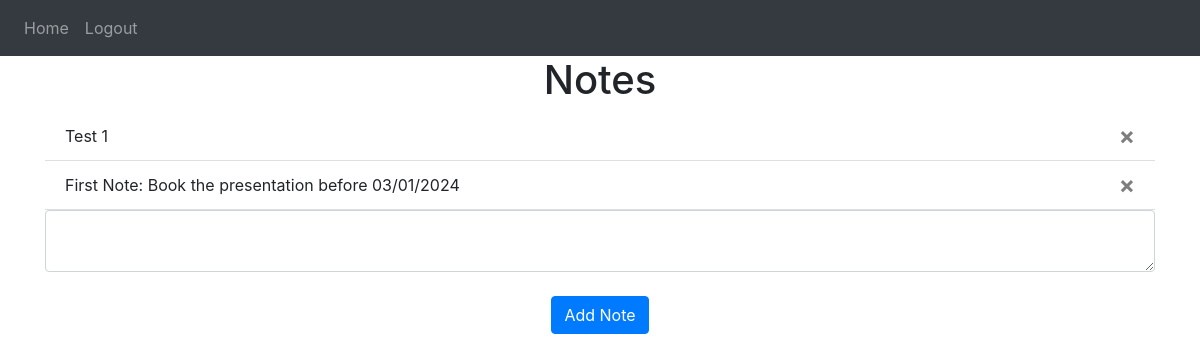
/ (signed in), run on an earlier commit of the app's database.
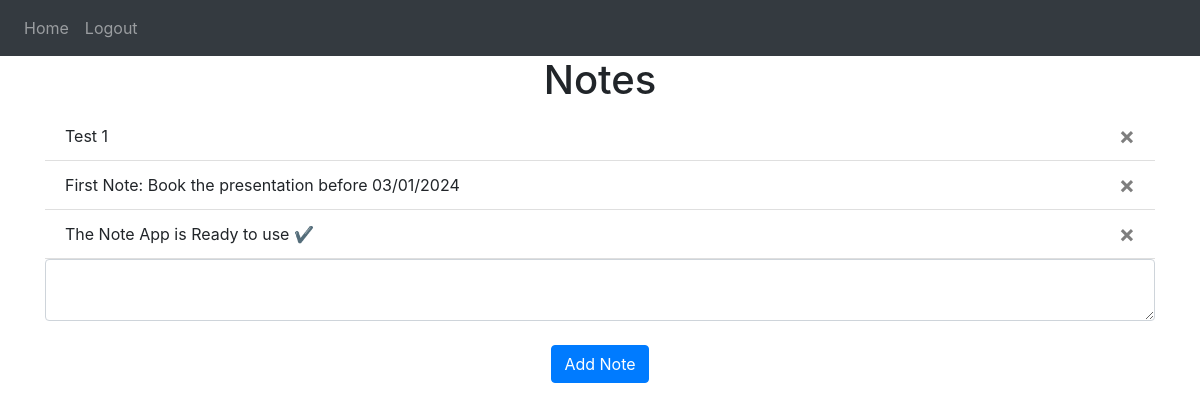
And on a later commit of the database.
### website/models.py (models this page shows)
class Note(db.Model):
    id = db.Column(db.Integer, primary_key=True)
    data = db.Column(db.String(10000))
    date = db.Column(db.DateTime(timezone=True), default=func.now())
    user_id = db.Column(db.Integer, db.ForeignKey('user.id'))

### website/views.py (the view, shortened to what this page needs)
@views.route('/', methods=['GET', 'POST'])
@login_required
def home():
    return render_template("home.html", user=current_user)

### website/__init__.py (called while the page is built)
def create_app():
    app = Flask(__name__)
    app.config['SECRET_KEY'] = 'hjshjhdjah kjshkjdhjs'
    app.config['SQLALCHEMY_DATABASE_URI'] = f'sqlite:///{DB_NAME}'
    db.init_app(app)
    from .views import views
    from .auth import auth
    app.register_blueprint(views, url_prefix='/')
    app.register_blueprint(auth, url_prefix='/')
    from .models import User, Note
    with app.app_context():
        db.create_all()
    login_manager = LoginManager()
    login_manager.login_view = 'auth.login'
    login_manager.init_app(app)
    @login_manager.user_loader
    def load_user(id):
        return User.query.get(int(id))
    return app

### website/templates/home.html
{% extends "base.html" %} {% block title %}Home{% endblock %} {% block content
    %}
    <h1 align="center">Notes</h1>
    <ul class="list-group list-group-flush" id="notes">
      {% for note in user.notes %}
      <li class="list-group-item">
        {{ note.data }}
        <button type="button" class="close" onClick="deleteNote({{ note.id }})">
          <span aria-hidden="true">&times;</span>
        </button>
      </li>
      {% endfor %}
    </ul>
    <form method="POST">
      <textarea name="note" id="note" class="form-control"></textarea>
      <br />
      <div align="center">
        <button type="submit" class="btn btn-primary">Add Note</button>
      </div>
    </form>
    {% endblock %}

### website/templates/base.html (shortened to what this page needs)
<!DOCTYPE html>
<html>
  <head>
    <link
      rel="stylesheet"
      href="https://stackpath.bootstrapcdn.com/bootstrap/4.4.1/css/bootstrap.min.css"
    />
    <link
      rel="stylesheet"
      href="https://stackpath.bootstrapcdn.com/font-awesome/4.7.0/css/font-awesome.min.css"
    />
  </head>
  <body>
    <nav class="navbar navbar-expand-lg navbar-dark bg-dark">
      <div class="collapse navbar-collapse" id="navbar">
        <div class="navbar-nav">
          {% if user.is_authenticated %}
          <a class="nav-item nav-link" id="home" href="/">Home</a>
          <a class="nav-item nav-link" id="logout" href="/logout">Logout</a>
          {% else %}
          <a class="nav-item nav-link" id="login" href="/login">Login</a>
          <a class="nav-item nav-link" id="signUp" href="/sign-up">Sign Up</a>
          {% endif %}
        </div>
      </div>
    </nav>
    <div class="container">{% block content %} {% endblock %}</div>
  </body>
</html>

What changed in the data, as far as the page shows it:
added Note: data "The Note App is Ready to use ✔️"
